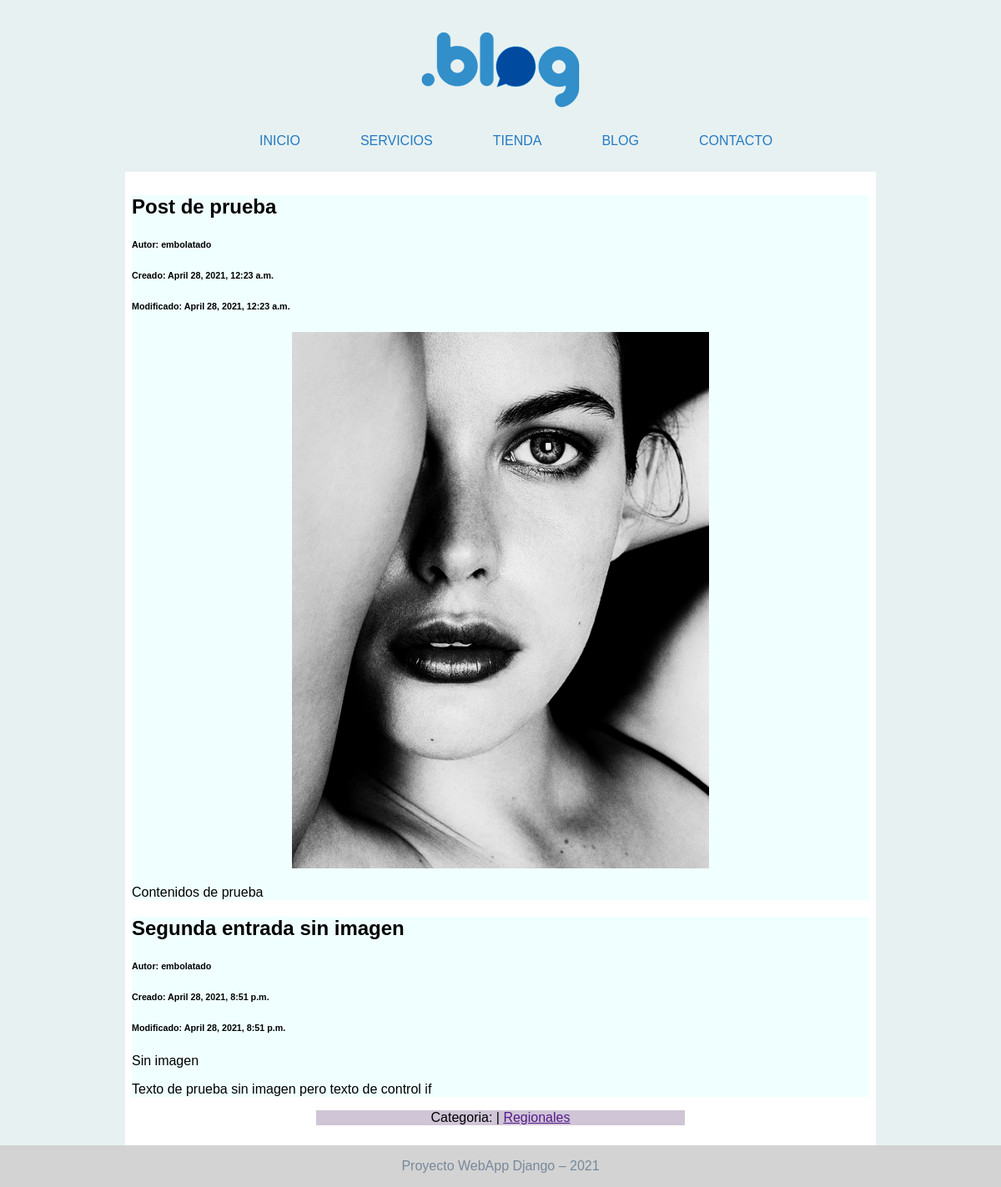
Before: /blog/categoria/3/ with the older database file.
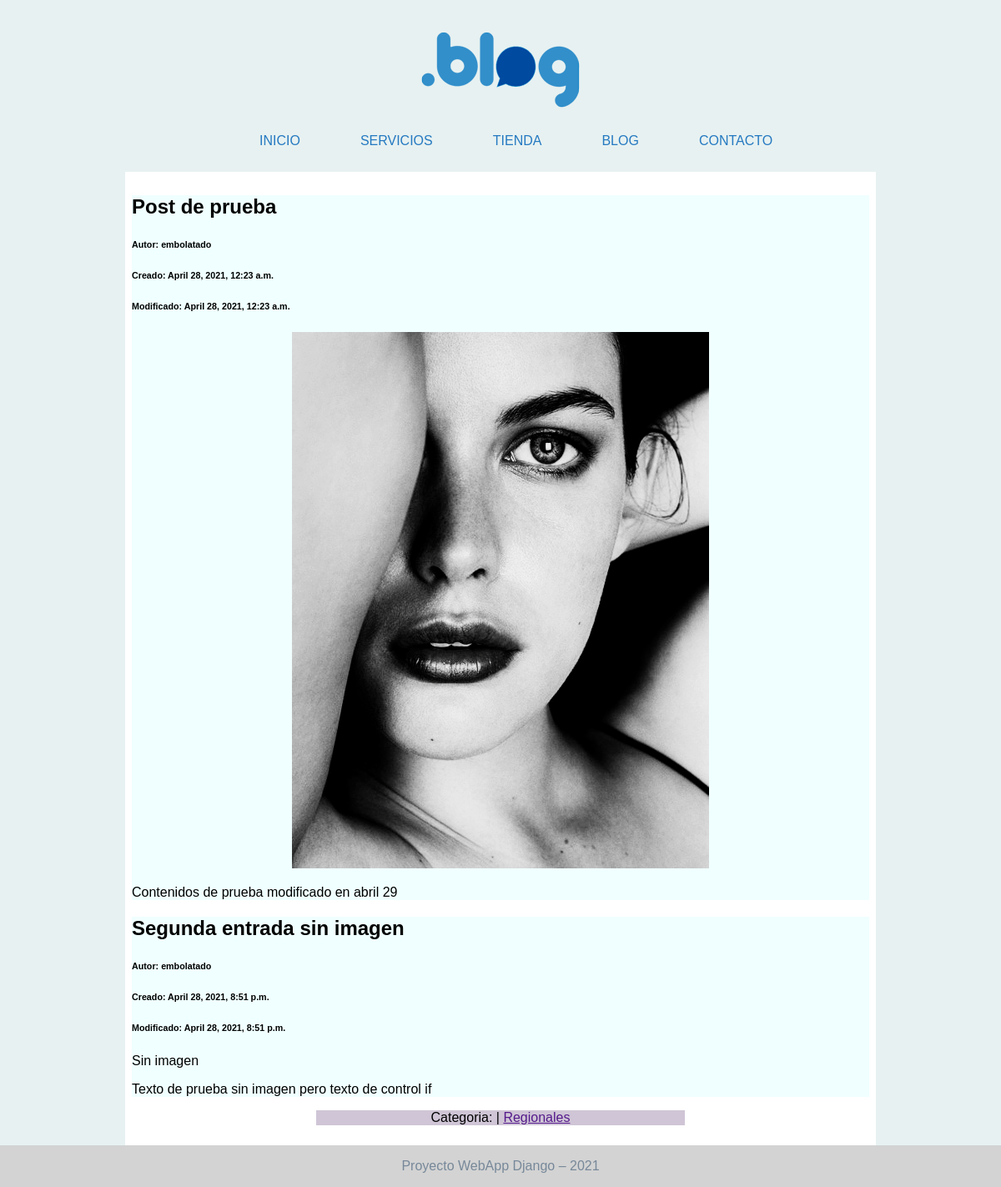
After: the same page with the newer database file.
### blog/models.py (models this page shows, shortened)
class Entrada(models.Model):
    titulo = models.CharField(max_length=50)
    cuerpo = models.TextField(max_length=500)
    imagen = models.ImageField(upload_to='blog', blank=True, null=True)
    creado = models.DateTimeField(auto_now_add=True)
    updated = models.DateTimeField(auto_now=True)
    autor = models.ForeignKey(User, on_delete=models.CASCADE)
    categorias = models.ManyToManyField(Categoria)
    class Meta:
        verbose_name = 'entrada'           # CUANDO HAY 1 REG EN LA TABLA
        verbose_name_plural = 'entradas'   # CUANDO HAY >1 REG EN LA TABLA

### blog/views.py (the view)
# urls.py: path('categoria/<int:categoria_id>/', views.catx, name="catx"),
def catx(request, categoria_id):
    varcat = Categoria.objects.get(id=categoria_id)
    entradas = Entrada.objects.filter(categorias=varcat)
    return render(request, 'blogx/filtrada.html', {'lacatego': varcat, 'post': entradas})

### blog/models.py (called while the page is built)
    def __str__(self):
        return self.nomcat

### blog/plantillas/blogx/filtrada.html (shortened to what this page needs)
{% extends 'webBlog/_base.html' %}
# {% load static %}
{% block content %}
{% for i in post %}
<div style="background-color: azure;">
    <h2>{{ i.titulo }}</h2>
    <h6>Autor: {{i.autor}}</h6>
    <h6>Creado: {{i.creado}}</h6>
    <h6>Modificado: {{i.updated}}</h6>
    {% if i.imagen %}
        <div class="imagen-centrada">
            <img src="{{i.imagen.url}}" alt="">
        </div>
    {% else %}
        <p>Sin imagen</p>
    {% endif %}
    <p>{{ i.cuerpo }}</p>
</div>
{% endfor %}
<section class="menu-categorias">
    <p>Categoria: | <a href="">{{ lacatego }}</a>
</section>
{% endblock %}

Changed rows visible on the page:
changed Entrada "Post de prueba": cuerpo "Contenidos de prueba" → "Contenidos de prueba modificado en abril 29"
